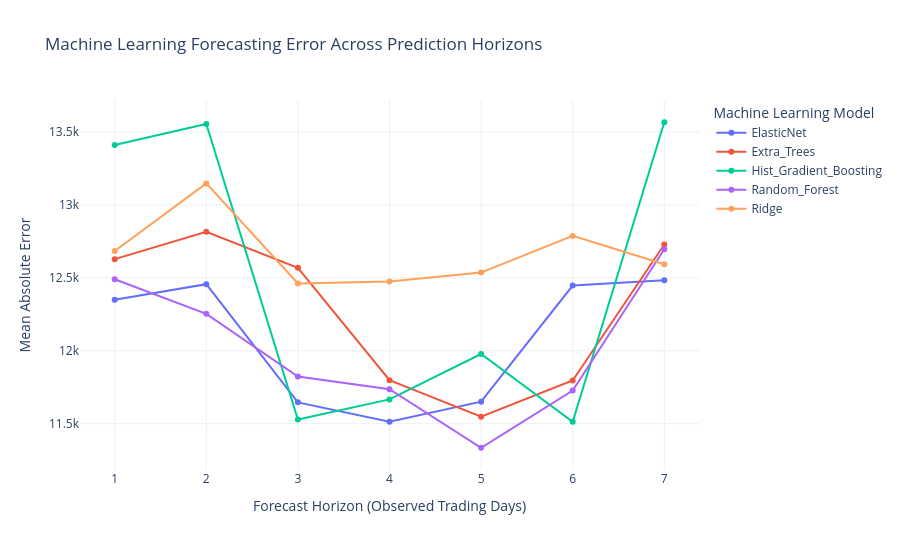

Notebook source saved alongside this figure:
### Markdown cell above
#### Comparing Model Performance Across Forecast Horizons

### Code cell
horizon_performance_df = (
    model_validation_results_df
    .groupby(["Model", "Horizon"], as_index=False)
    .agg(
        Mean_MAE=("MAE", "mean"),
        Mean_RMSE=("RMSE", "mean"),
        Mean_R2=("R2", "mean")
    )
)

fig = px.line(
    horizon_performance_df,
    x="Horizon",
    y="Mean_MAE",
    color="Model",
    markers=True,
    title="Machine Learning Forecasting Error Across Prediction Horizons",
    labels={
        "Horizon": "Forecast Horizon (Observed Trading Days)",
        "Mean_MAE": "Mean Absolute Error",
        "Model": "Machine Learning Model"
    },
    template="plotly_white"
)

fig.update_layout(
    height=550,
    hovermode="x unified"
)

fig.update_xaxes(dtick=1)

fig.show()

print("Machine Learning Performance by Forecast Horizon:")
display(
    horizon_performance_df
    .sort_values(["Horizon", "Mean_MAE"])
    .round(4)
)

### Figure 1 — Plotly figure (JSON) as saved in the notebook; plotly's stock layout.template omitted (floating-point values rounded to 4 significant figures)
{"data": [{"hovertemplate": "Machine Learning Model=ElasticNet<br>Forecast Horizon (Observed Trading Days)=%{x}<br>Mean Absolute Error=%{y}<extra></extra>", "legendgroup": "ElasticNet", "line": {"color": "#636efa", "dash": "solid"}, "marker": {"symbol": "circle"}, "mode": "lines+markers", "name": "ElasticNet", "orientation": "v", "showlegend": true, "type": "scatter", "x": [1, 2, 3, 4, 5, 6, 7], "xaxis": "x", "y": [12350.0, 12460.0, 11650.0, 11510.0, 11650.0, 12450.0, 12480.0], "yaxis": "y"}, {"hovertemplate": "Machine Learning Model=Extra_Trees<br>Forecast Horizon (Observed Trading Days)=%{x}<br>Mean Absolute Error=%{y}<extra></extra>", "legendgroup": "Extra_Trees", "line": {"color": "#EF553B", "dash": "solid"}, "marker": {"symbol": "circle"}, "mode": "lines+markers", "name": "Extra_Trees", "orientation": "v", "showlegend": true, "type": "scatter", "x": [1, 2, 3, 4, 5, 6, 7], "xaxis": "x", "y": [12630.0, 12820.0, 12570.0, 11800.0, 11550.0, 11800.0, 12730.0], "yaxis": "y"}, {"hovertemplate": "Machine Learning Model=Hist_Gradient_Boosting<br>Forecast Horizon (Observed Trading Days)=%{x}<br>Mean Absolute Error=%{y}<extra></extra>", "legendgroup": "Hist_Gradient_Boosting", "line": {"color": "#00cc96", "dash": "solid"}, "marker": {"symbol": "circle"}, "mode": "lines+markers", "name": "Hist_Gradient_Boosting", "orientation": "v", "showlegend": true, "type": "scatter", "x": [1, 2, 3, 4, 5, 6, 7], "xaxis": "x", "y": [13410.0, 13560.0, 11530.0, 11670.0, 11980.0, 11510.0, 13570.0], "yaxis": "y"}, {"hovertemplate": "Machine Learning Model=Random_Forest<br>Forecast Horizon (Observed Trading Days)=%{x}<br>Mean Absolute Error=%{y}<extra></extra>", "legendgroup": "Random_Forest", "line": {"color": "#ab63fa", "dash": "solid"}, "marker": {"symbol": "circle"}, "mode": "lines+markers", "name": "Random_Forest", "orientation": "v", "showlegend": true, "type": "scatter", "x": [1, 2, 3, 4, 5, 6, 7], "xaxis": "x", "y": [12490.0, 12250.0, 11820.0, 11740.0, 11330.0, 11730.0, 12700.0], "yaxis": "y"}, {"hovertemplate": "Machine Learning Model=Ridge<br>Forecast Horizon (Observed Trading Days)=%{x}<br>Mean Absolute Error=%{y}<extra></extra>", "legendgroup": "Ridge", "line": {"color": "#FFA15A", "dash": "solid"}, "marker": {"symbol": "circle"}, "mode": "lines+markers", "name": "Ridge", "orientation": "v", "showlegend": true, "type": "scatter", "x": [1, 2, 3, 4, 5, 6, 7], "xaxis": "x", "y": [12680.0, 13150.0, 12460.0, 12470.0, 12540.0, 12790.0, 12590.0], "yaxis": "y"}], "layout": {"height": 550, "hovermode": "x unified", "legend": {"title": {"text": "Machine Learning Model"}, "tracegroupgap": 0}, "title": {"text": "Machine Learning Forecasting Error Across Prediction Horizons"}, "xaxis": {"anchor": "y", "domain": [0, 1], "dtick": 1, "title": {"text": "Forecast Horizon (Observed Trading Days)"}}, "yaxis": {"anchor": "x", "domain": [0, 1], "title": {"text": "Mean Absolute Error"}}}}
